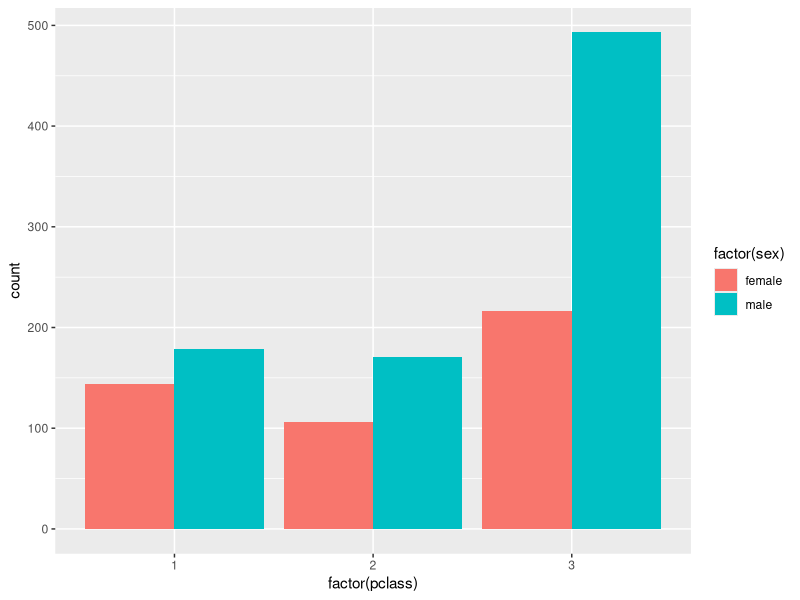
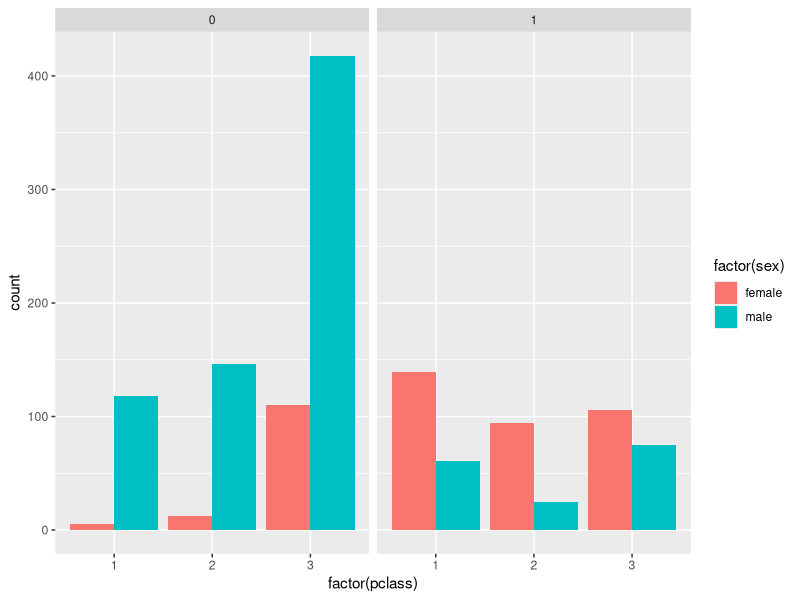
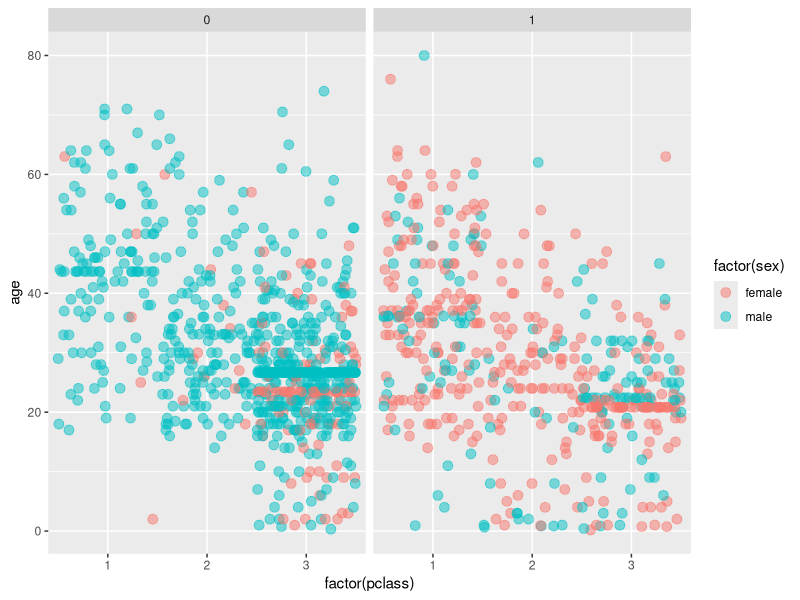
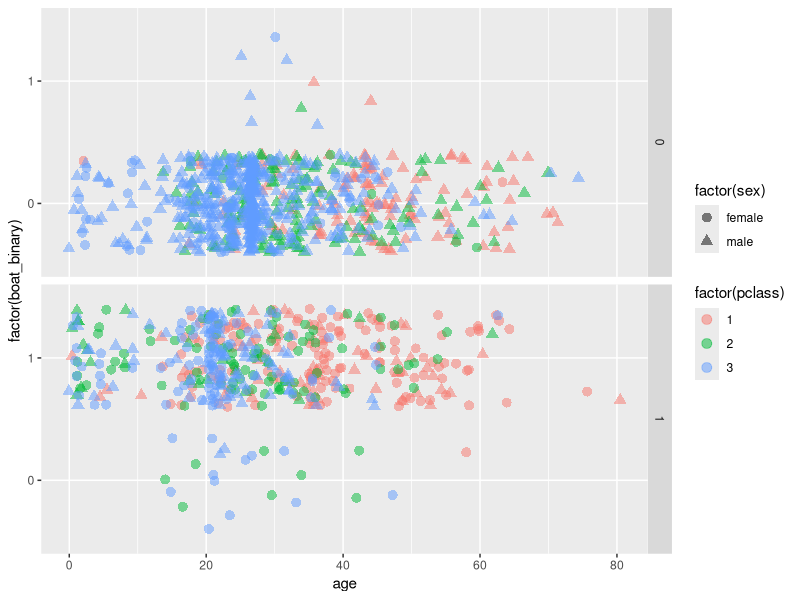
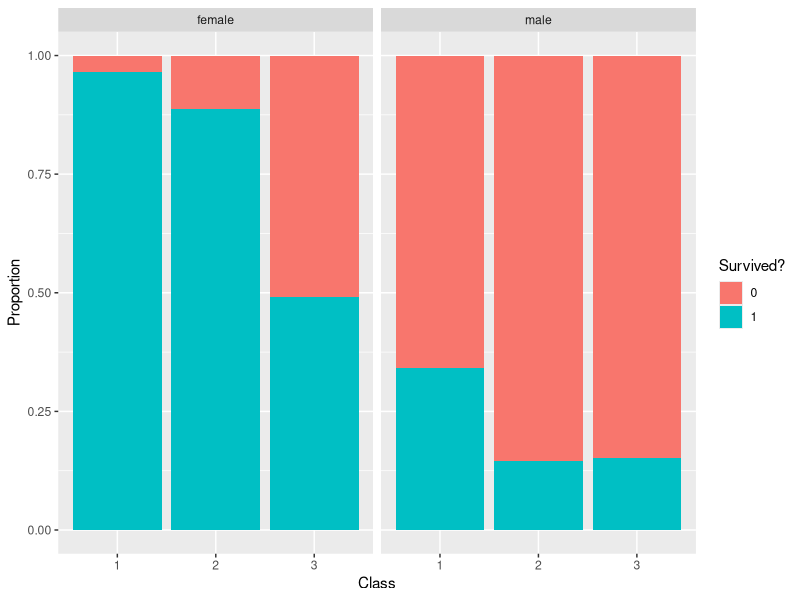
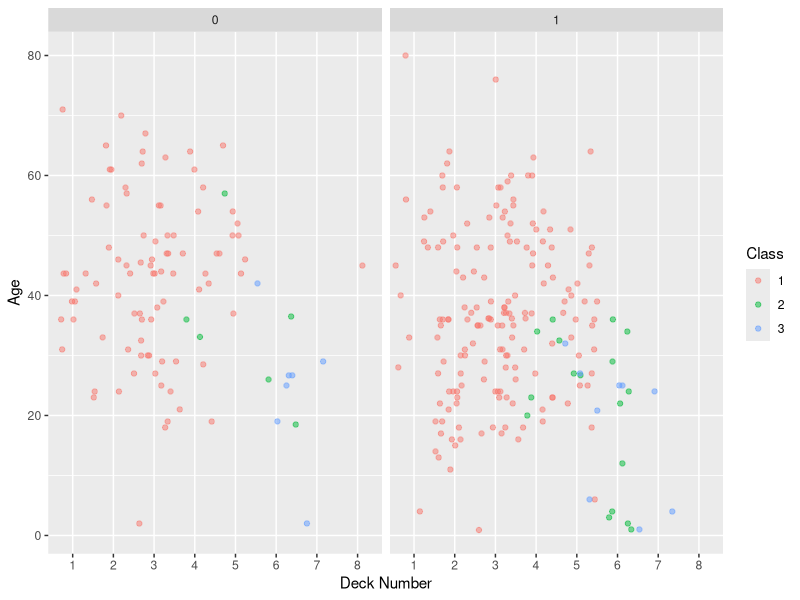

These charts were generated, in order, by the following R code:
## ---- chunk 1
library(ggplot2)
library(dplyr)
library(tidyr)
library(readr)
setwd('C:\\Users\\Chegwood\\Documents\\Data Science Stuff\\Springboard - Foundations of Data Science\\Titanic ggplot exercise')
titanic <- read_csv('titanic_clean_2.csv')
## ---- chunk 2
ggplot(na.omit(titanic[ , c('pclass', 'sex', 'survived', 'age')]), aes(x = factor(pclass), fill = factor(sex))) +
  geom_bar(position = 'dodge')
## ---- chunk 3
ggplot(na.omit(titanic[ , c('pclass', 'sex', 'survived', 'age')]), aes(x = factor(pclass), fill = factor(sex))) +
  geom_bar(position = 'dodge') +
  facet_grid(. ~ survived)  
## ---- chunk 4
posn_j <- position_jitter(width = 0.5)
## ---- chunk 5
ggplot(na.omit(titanic[ , c('pclass', 'sex', 'survived', 'age')]), aes(x = factor(pclass), y = age, col = factor(sex))) +
  geom_jitter(size = 3, alpha = 0.5, position = posn_j) +
  facet_grid(. ~ survived)
## ---- chunk 6
titanic_2 <- titanic %>%
  mutate(boat_binary = ifelse(boat == 'None', 0, 1))
## ---- chunk 7
ggplot(na.omit(titanic_2[ , c('pclass', 'sex', 'survived', 'age', 'boat_binary')]), 
       aes(x = age, y = factor(boat_binary), col = factor(pclass), shape = factor(sex))) +
  geom_jitter(size = 3, alpha = 0.5, position = posn_j) +
  facet_grid(survived ~ .)
## ---- chunk 8
ggplot(na.omit(titanic[ , c('pclass', 'sex', 'survived', 'age')]), aes(x = factor(pclass), fill = factor(survived))) +
  geom_bar(position = 'fill') +
  facet_grid(. ~ sex) +
  labs(x = 'Class', y = 'Proportion', fill = 'Survived?')
## ---- chunk 9
titanic_2 <- titanic_2 %>% 
  separate(cabin, into = c('deck', 'cabin'), sep = 1) %>% 
  mutate(deck_number = ifelse(deck == 'A', 1, 
          ifelse(deck == 'B', 2, 
          ifelse(deck == 'C', 3, 
          ifelse(deck == 'D', 4,
          ifelse(deck == 'E', 5,
          ifelse(deck == 'F', 6,
          ifelse(deck == 'G', 7, 8))))))))
## ---- chunk 10
ggplot(na.omit(titanic_2[ , c('pclass', 'sex', 'survived', 'age', 'deck_number')]), aes(x = factor(deck_number), y = age, 
                                                                                      col = factor(pclass))) +
  geom_jitter(position = posn_j, alpha = 0.5) +
  facet_grid(. ~ survived) +
  labs(x = 'Deck Number', y = 'Age', col = 'Class')
## ---- chunk 11
titanic_2 <- titanic_2 %>% 
  mutate(age_range = cut(titanic_2$age,seq(0, 100, by = 10)))
## ---- chunk 12
titanic_2 %>% 
  group_by(sex) %>% 
  summarise(mean(survived, na.rm = TRUE))

titanic_2 %>% 
  group_by(pclass) %>% 
  summarise(mean(survived, na.rm = TRUE))

titanic_2 %>% 
  group_by(age_range) %>% 
  summarise(mean(survived, na.rm = TRUE))
